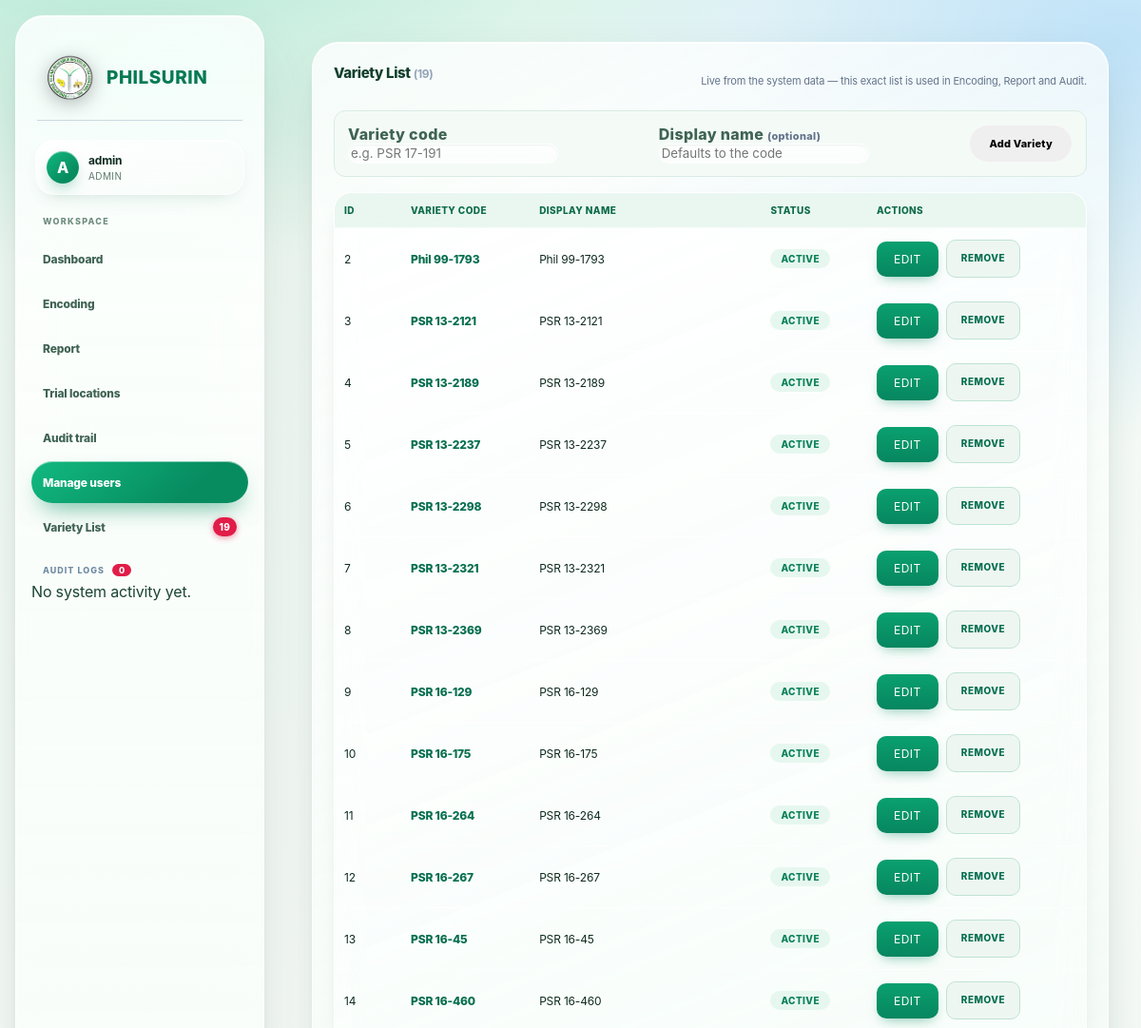
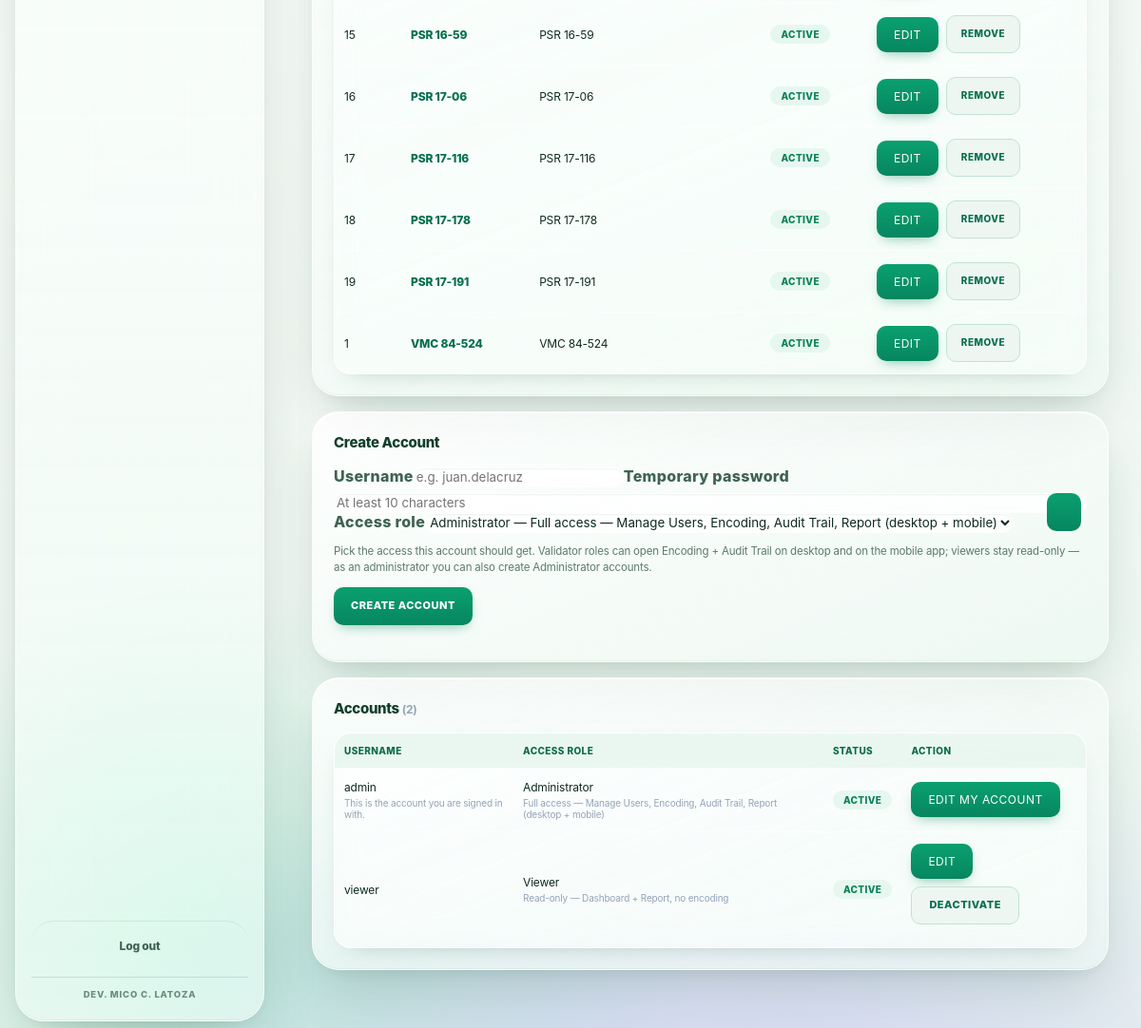
/users.php (signed in), run on the app's committed database (2 pictures, top to bottom).
### tables this page shows
CREATE TABLE IF NOT EXISTS varieties (id INT AUTO_INCREMENT PRIMARY KEY, code VARCHAR(50) NOT NULL UNIQUE, name VARCHAR(150) NOT NULL, description TEXT, active TINYINT(1) NOT NULL DEFAULT 1, created_at TIMESTAMP DEFAULT CURRENT_TIMESTAMP, updated_at TIMESTAMP DEFAULT CURRENT_TIMESTAMP ON UPDATE CURRENT_TIMESTAMP);

CREATE TABLE IF NOT EXISTS users (id INT AUTO_INCREMENT PRIMARY KEY, username VARCHAR(50) NOT NULL UNIQUE, password_hash VARCHAR(255) NOT NULL, role VARCHAR(50) NOT NULL DEFAULT 'viewer', active TINYINT(1) NOT NULL DEFAULT 1, email VARCHAR(190) NULL UNIQUE, full_name VARCHAR(150) NULL, status ENUM('ACTIVE','INACTIVE','LOCKED') NOT NULL DEFAULT 'ACTIVE', last_login_at DATETIME NULL, created_at TIMESTAMP DEFAULT CURRENT_TIMESTAMP, updated_at TIMESTAMP DEFAULT CURRENT_TIMESTAMP ON UPDATE CURRENT_TIMESTAMP);

### roles.php (called while the page is built, shortened)
<?php
if (!function_exists('philsurin_role')) {
    function philsurin_role(?array $user = null): string
    {
        $user = $user ?? ($_SESSION['user'] ?? []);
        return strtolower((string) ($user['role'] ?? 'viewer'));
    }
}
if (!function_exists('philsurin_is_admin')) {
    function philsurin_is_admin(?array $user = null): bool
    {
        return philsurin_role($user) === 'admin';
    }
}
if (!function_exists('philsurin_audit_id_column')) {
    function philsurin_audit_id_column(PDO $db): string
    {
        $column = 'id';
        try {
            foreach ($db->query('SHOW COLUMNS FROM audit_logs') as $col) {
                if (strcasecmp((string) ($col['Key'] ?? ''), 'PRI') === 0) {
                    $column = (string) $col['Field'];
                    break;
                }
            }
        } catch (Throwable $ignore) {
        }
        return $column;
    }
}

### users.php (the view, shortened to what this page needs)
<?php
require 'config.php';
$accessRole = strtolower((string) ($_SESSION['user']['role'] ?? 'viewer'));
require 'sidebar.php';
$ROLE_ACCESS = [
    'admin' => 'Full access — Manage Users, Encoding, Audit Trail, Report (desktop + mobile)',
    'validator' => 'All-stage encoding + Audit Trail + Report (desktop + mobile)',
    'validator_germination' => '01 GRADING encoding + Audit Trail (desktop + mobile)',
    'validator_field' => '02-04 GRADING encoding + Audit Trail (desktop + mobile)',
    'validator_harvest' => 'HARVEST encoding + Audit Trail (desktop + mobile)',
    'viewer' => 'Read-only — Dashboard + Report, no encoding',
];
$ROLE_LABELS = [
    'admin' => 'Administrator',
    'validator' => 'Validator',
    'validator_germination' => 'Validator (Germination)',
    'validator_field' => 'Validator (Field)',
    'validator_harvest' => 'Validator (Harvest)',
    'viewer' => 'Viewer',
];
$ALLOWED_CREATE_ROLES = $accessRole === 'admin'
    ? ['admin', 'validator', 'validator_germination', 'validator_field', 'validator_harvest', 'viewer']
    : ['validator', 'validator_germination', 'validator_field', 'validator_harvest', 'viewer'];
$editVarietyId = (int) ($_GET['evariety'] ?? 0);
$users = $db->query('SELECT id,username,role,active FROM users ORDER BY username')->fetchAll();
$varieties = $db->query('SELECT id, code, name, active FROM varieties WHERE active=1 ORDER BY code')->fetchAll();
$editId = (int) ($_GET['edit'] ?? 0);
?><!doctype html>
<html lang="en">
<head>
</head>
<body><main>
<section class="card" id="variety-list"><div class="variety-head"><h2>Variety List <span class="count">(<?=count($varieties)?>)</span></h2><span class="note">Live from the system data — this exact list is used in Encoding, Report and Audit.</span></div><form method="post" class="variety-add"><input type="hidden" name="csrf" value="<?=e($_SESSION['users_csrf'])?>"><label style="flex:1;min-width:170px">Variety code<input name="vcode" required maxlength="20" placeholder="e.g. PSR 17-191"></label><label style="flex:1;min-width:170px">Display name <span class="note">(optional)</span><input name="vname" maxlength="150" placeholder="Defaults to the code"></label><button name="add_variety">Add Variety</button></form><div class="table-wrap"><table class="user-table variety-table"><thead><tr><th style="width:70px">ID</th><th>VARIETY CODE</th><th>DISPLAY NAME</th><th>STATUS</th><th style="width:230px">ACTIONS</th></tr></thead><tbody><?php foreach ($varieties as $v): $vid = (int) $v['id']; $isEditingV = $editVarietyId === $vid; ?><tr<?= $isEditingV ? ' class="edit-row"' : '' ?>><td><?=e($v['id'])?></td><?php if ($isEditingV): ?><td><input name="vcode" value="<?=e($v['code'])?>" required maxlength="20" form="vform<?= $vid ?>" aria-label="Variety code"></td><td><input name="vname" value="<?=e($v['name'])?>" maxlength="150" form="vform<?= $vid ?>" aria-label="Display name"></td><td><span class="pill pill-on">ACTIVE</span></td><td><form id="vform<?= $vid ?>" method="post" class="btnrow"><input type="hidden" name="csrf" value="<?=e($_SESSION['users_csrf'])?>"><input type="hidden" name="variety_id" value="<?= $vid ?>"><input type="hidden" name="vactive" value="1"><button name="edit_variety">Save</button><a class="uniform-btn secondary" href="users.php?varieties=1" style="text-decoration:none">Cancel</a></form></td><?php else: ?><td><strong><?=e($v['code'])?></strong></td><td><?=e($v['name'])?></td><td><span class="pill pill-on">ACTIVE</span></td><td><div class="btnrow"><a class="uniform-btn" href="users.php?varieties=1&amp;evariety=<?= $vid ?>" style="text-decoration:none">Edit</a><form method="post" style="display:inline" onsubmit="return confirm('Remove variety ID <?= $vid ?> (<?=e($v['code'])?>) from the list?')"><input type="hidden" name="csrf" value="<?=e($_SESSION['users_csrf'])?>"><input type="hidden" name="variety_id" value="<?= $vid ?>"><input type="hidden" name="confirm_id" value="<?= $vid ?>"><input type="hidden" name="confirm_code" value="<?=e($v['code'])?>"><button name="delete_variety" class="secondary">Remove</button></form></div></td><?php endif ?></tr><?php endforeach ?><?php if (!$varieties): ?><tr><td colspan="5">No varieties yet. Add one above.</td></tr><?php endif ?></tbody></table></div></section>
<section class="card"><h2>Create Account</h2><form method="post" class="user-form"><input type="hidden" name="csrf" value="<?=e($_SESSION['users_csrf'])?>"><div class="grid two"><label>Username<input name="username" required autocomplete="off" placeholder="e.g. juan.delacruz"></label><label>Temporary password<input name="password" type="password" minlength="10" required autocomplete="new-password" placeholder="At least 10 characters"></label></div><label>Access role<select name="role" required><?php foreach ($ALLOWED_CREATE_ROLES as $roleKey): ?><option value="<?=e($roleKey)?>"><?=e(($ROLE_LABELS[$roleKey] ?? strtoupper($roleKey)) . ' — ' . ($ROLE_ACCESS[$roleKey] ?? ''))?></option><?php endforeach ?></select></label><p class="hint">Pick the access this account should get. Validator roles can open Encoding + Audit Trail on desktop and on the mobile app; viewers stay read-only<?php if ($accessRole === 'admin'): ?> — as an administrator you can also create Administrator accounts<?php endif ?>.</p><button name="create_validator">CREATE ACCOUNT</button></form></section>
<section class="card"><h2>Accounts <span class="count">(<?=count($users)?>)</span></h2><div class="table-wrap"><table class="user-table"><thead><tr><th>USERNAME</th><th>ACCESS ROLE</th><th>STATUS</th><th>ACTION</th></tr></thead><tbody><?php foreach ($users as $user):
    $roleKey = strtolower((string) $user['role']);
    $uid = (int) $user['id'];
    $isSelf = $uid === (int) $_SESSION['user']['id'];
    $canManage = $accessRole === 'admin' ? true : ($roleKey !== 'admin');
    $canToggle = !$isSelf && $canManage;
    $isEditing = $editId === $uid; ?>
    <tr<?= $isEditing ? ' class="edit-row"' : '' ?>>
      <td><?=e($user['username'])?><?php if ($isSelf): ?><span class="role-sub">This is the account you are signed in with.</span><?php endif ?></td>
      <td><?=e($ROLE_LABELS[$roleKey] ?? strtoupper($user['role']))?><span class="role-sub"><?=e($ROLE_ACCESS[$roleKey] ?? '')?></span></td>
      <td><span class="pill <?=$user['active'] ? 'pill-on' : 'pill-off'?>"><?=$user['active'] ? 'ACTIVE' : 'INACTIVE'?></span></td>
      <td>
        <?php if (!$canManage): ?>
          <span class="note">Administrator account — admin only</span>
        <?php else: ?>
          <div class="btnrow">
            <a class="uniform-btn" href="users.php?edit=<?=e($user['id'])?>" style="text-decoration:none">Edit<?= $isSelf ? ' My Account' : '' ?></a>
            <?php if ($canToggle): ?>
              <form method="post" style="display:inline">
                <button name="toggle_user" class="secondary"><?=$user['active'] ? 'Deactivate' : 'Activate'?></button>
              </form>
            <?php endif ?>
          </div>
        <?php endif ?>
      </td>
    </tr>
<?php endforeach; ?>
  <?php if (!$users): ?><tr><td colspan="4">No accounts yet.</td></tr><?php endif ?></tbody></table></div></section>
</main></body></html>

### config.php (shortened to what this page needs)
<?php
if (!function_exists('e')) { function e($value) { return htmlspecialchars((string)$value, ENT_QUOTES, 'UTF-8'); } }
$script = basename($_SERVER['SCRIPT_NAME'] ?? '');
require_once __DIR__ . '/grading_functions.php';
require_once __DIR__ . '/roles.php';
$asset_safe = !isset($_GET['logout']) && (!empty($_SESSION['user']) || $script === 'index.php');
$asset_pages = ['index.php','dashboard.php','users.php','locations.php','locations_management.php','audit.php','audit_management.php','report.php'];
$asset_excluded = ['report_data.php','validation_data.php','progress_data.php','export.php','import.php','offline-data.php','export_locations.php','sync.php','health.php'];
if ($asset_safe && in_array($script, $asset_pages, true) && ($_SERVER['REQUEST_METHOD'] ?? 'GET') === 'GET' && strpos($_SERVER['SCRIPT_NAME'] ?? '', '/api/') === false && !in_array($script, $asset_excluded, true)) {
	$theme_v = @filemtime(__DIR__ . '/ios-theme.css') ?: time();
	echo '<link rel="stylesheet" href="ios-theme.css?v='.$theme_v.'">';
}

### sidebar.php (shortened to what this page needs)
<?php
$currentPage = basename($_SERVER['PHP_SELF'] ?? '');
$varietyCount = 0;
if (isset($db) && $db instanceof PDO) {
    try {
        $varietyCount = (int) $db->query('SELECT COUNT(*) FROM varieties WHERE active=1')->fetchColumn();
    } catch (Throwable $e) {
        $varietyCount = 0;
    }
}
?>
<aside class="sidebar" aria-label="Main navigation">
  <div class="sidebar-brand"><img class="sidebar-seal" src="assets/philsurin-seal.png" alt="" width="58" height="58"><span>PHILSURIN</span></div>
  <div class="user-chip"><span class="user-avatar"><?= strtoupper(substr($_SESSION['user']['username'] ?? 'U', 0, 1)) ?></span><span><b><?= e($_SESSION['user']['username'] ?? 'User') ?></b><small><?= e(strtoupper($_SESSION['user']['role'] ?? 'USER')) ?></small></span></div>
  <nav class="sidebar-nav">
    <span class="nav-label">Workspace</span>
    <a class="nav-link <?= $currentPage === 'dashboard.php' ? 'active' : '' ?>" href="dashboard.php">Dashboard</a>
    <?php if (strtolower((string) ($_SESSION['user']['role'] ?? 'viewer')) !== 'viewer'): ?><a class="nav-link <?= $currentPage === 'index.php' ? 'active' : '' ?>" href="index.php">Encoding</a><?php endif ?>
    <?php if (!in_array(strtolower((string) ($_SESSION['user']['role'] ?? 'viewer')), ['validator', 'validator_germination', 'validator_field', 'validator_harvest'], true)): ?><a class="nav-link <?= $currentPage === 'report.php' ? 'active' : '' ?>" href="report.php">Report</a><?php endif ?>
    <?php if (strtolower((string) ($_SESSION['user']['role'] ?? 'viewer')) !== 'viewer'): ?>
    <a class="nav-link <?= $currentPage === 'locations.php' ? 'active' : '' ?>" href="locations.php">Trial locations</a>
    <?php endif ?>
    <?php if (philsurin_is_admin()): ?>
    <a class="nav-link <?= in_array($currentPage, ['audit.php', 'audit_management.php'], true) ? 'active' : '' ?>" href="audit.php">Audit trail</a>
    <?php endif ?>
    <?php if (in_array(strtolower((string) ($_SESSION['user']['role'] ?? 'viewer')), ['admin'], true)): ?><a class="nav-link <?= $currentPage === 'users.php' ? 'active' : '' ?>" href="users.php">Manage users</a>
    <a class="nav-link" href="users.php?varieties=1">Variety List<span class="nav-badge"><?= $varietyCount ?></span></a><?php endif ?>
  </nav>
  <?php
  $auditLogs = [];
  $auditLogsError = '';
  if (philsurin_is_admin()) {
      try {
          $auditIdCol = philsurin_audit_id_column($db);
          $auditLogs = $db->query("SELECT a.{$auditIdCol} AS id, a.user_id, COALESCE(u.username, '—') AS username, a.action, a.entity_type, a.entity_id, a.created_at FROM audit_logs a LEFT JOIN users u ON u.id = a.user_id ORDER BY a.created_at DESC, a.{$auditIdCol} DESC LIMIT 60")->fetchAll();
      } catch (Throwable $t) {
          $auditLogsError = 'No audit data available.';
      }
  }
  ?>
  <div class="sidebar-audit">
      <div class="sidebar-audit-head">
          Audit logs
          <span class="sidebar-audit-count"><?= count($auditLogs) ?></span>
      </div>
      <?php if ($auditLogsError): ?>
          <div class="sidebar-audit-msg"><?= e($auditLogsError) ?></div>
      <?php else: ?>
          <div class="sidebar-audit-msg">No system activity yet.</div>
      <?php endif; ?>
  </div>
  <a class="logout-link" href="index.php?logout=1">Log out</a>
  <div class="sidebar-footer">DEV. MICO C. LATOZA</div>
</aside>

### sidebar.php (style rules this page uses)
body:has(.sidebar) { padding-left:260px }
.sidebar { position:fixed;z-index:1000;top:0;left:0;bottom:0;width:236px;padding:28px 16px 20px;background:#10243b;color:#dce8f0;display:flex;flex-direction:column;box-shadow:8px 0 28px rgba(20,40,60,.12);border-right:1px solid #203a52;font-family:Inter,Segoe UI,Arial,sans-serif }
.sidebar-brand { display:flex;align-items:center;gap:11px;margin:4px 6px 14px;padding:4px 4px 15px;border-bottom:1px solid rgba(120,150,175,.35);font-size:19px;font-weight:800;letter-spacing:.5px;line-height:1.1;white-space:nowrap }
.sidebar-brand img.sidebar-seal { display:block!important;flex:0 0 58px!important;width:58px!important;height:58px!important;max-width:58px!important;object-fit:contain;background:transparent }
.sidebar-brand>span { flex:0 0 auto;white-space:nowrap;overflow:visible;text-overflow:clip }
.user-chip { display:flex;align-items:center;gap:10px;margin:22px 8px 28px }
.user-avatar { display:grid;place-items:center;width:34px;height:34px;border-radius:50%;background:#21a879;color:#fff;font-weight:800 }
.user-chip b { display:block;color:#fff;font-size:12px }
.user-chip small { display:block;color:#8ca3b7;font-size:10px;margin-top:3px }
.nav-label { display:block;color:#718ba2;font-size:9px;font-weight:800;letter-spacing:1.2px;text-transform:uppercase;padding:0 12px 9px }
.nav-link,.logout-link { display:flex;align-items:center;gap:12px;color:#a9bac9;text-decoration:none;font-size:12px;font-weight:800;padding:12px;border-radius:8px;margin:3px 0 }
.nav-link:hover,.nav-link.active { color:#fff;background:#1d4960 }
.nav-link.active { box-shadow:inset -3px 0 #45d19a }
.nav-badge { display:inline-grid;place-items:center;min-width:22px;height:20px;margin-left:auto;padding:0 7px;border-radius:999px;background:#e11d48;color:#fff;font-size:10px;font-weight:800;line-height:1;letter-spacing:.2px;box-shadow:0 2px 6px rgba(225,29,72,.45) }
.logout-link { margin-top:auto;border-top:1px solid rgba(255,255,255,.1);border-radius:0;padding-top:18px;justify-content:center!important;text-align:center!important }
body:has(.sidebar) .sidebar a.logout-link { justify-content:center!important;text-align:center!important }
.sidebar-footer { margin-top:10px;padding:12px 4px 2px;border-top:1px solid rgba(120,150,175,.28);color:#8ca3b7;font-size:9.5px;font-weight:800;letter-spacing:.8px;text-align:center;text-transform:uppercase;white-space:nowrap;overflow:hidden;text-overflow:ellipsis }
.sidebar-audit { display:flex;flex-direction:column;flex:1;min-height:0;overflow:hidden;padding:6px 0 0 }
.sidebar-audit-head { display:flex;align-items:center;gap:8px;color:#718ba2;font-size:9px;font-weight:800;letter-spacing:1px;text-transform:uppercase;padding:8px 12px 6px }
.sidebar-audit-count { background:#e11d48;color:#fff;font-size:9px;font-weight:800;padding:1px 7px;border-radius:999px;letter-spacing:.2px }

### data on the page
varieties: id "2", code "Phil 99-1793", name "Phil 99-1793"
varieties: id "3", code "PSR 13-2121", name "PSR 13-2121"
varieties: id "4", code "PSR 13-2189", name "PSR 13-2189"
varieties: id "5", code "PSR 13-2237", name "PSR 13-2237"
varieties: id "6", code "PSR 13-2298", name "PSR 13-2298"
varieties: id "7", code "PSR 13-2321", name "PSR 13-2321"
varieties: id "8", code "PSR 13-2369", name "PSR 13-2369"
varieties: id "9", code "PSR 16-129", name "PSR 16-129"
varieties: id "10", code "PSR 16-175", name "PSR 16-175"
varieties: id "11", code "PSR 16-264", name "PSR 16-264"
varieties: id "12", code "PSR 16-267", name "PSR 16-267"
varieties: id "13", code "PSR 16-45", name "PSR 16-45"
varieties: id "14", code "PSR 16-460", name "PSR 16-460"
varieties: id "15", code "PSR 16-59", name "PSR 16-59"
varieties: id "16", code "PSR 17-06", name "PSR 17-06"
varieties: id "17", code "PSR 17-116", name "PSR 17-116"
varieties: id "18", code "PSR 17-178", name "PSR 17-178"
varieties: id "19", code "PSR 17-191", name "PSR 17-191"
varieties: id "1", code "VMC 84-524", name "VMC 84-524"
users: username "admin", shows "This is the account you are signed in with.", role "Administrator", role "Full access — Manage Users, Encoding, Audit Trail, Report (desktop + mobile)", active "ACTIVE", shows "MY ACCOUNT"
users: username "viewer", role "Viewer", role "Read-only — Dashboard + Report, no encoding", active "ACTIVE"

### other printed values
substr($_SESSION['user']['username'] ?? 'U', 0, 1) "A"
$_SESSION['user']['username'] "admin"
$_SESSION['user']['role'] "ADMIN"
$varietyCount "19"
count($auditLogs) "0"
count($varieties) "19"
count($users) "2"
form field role "Administrator — Full access — Manage Users, Encoding, Audit Trail, Report (desktop + mobile)"
